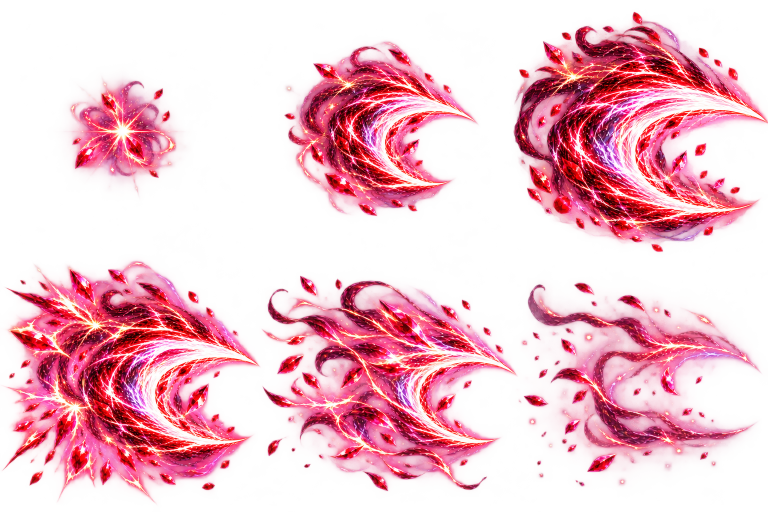
#> input picture art/skills0137/anim-crescent.png, 1536 x 1024 px (shown at 1/2 size)
$ python -i pack-skills0137.py   (imports and definitions only)
#> lines starting #> are read from the running program, lines starting #| are printed output that depends on the picture
"""Pack the Alpha 0.137 animated skill effects into one atlas page.

art/skills0137/anim-<id>.png holds six sequential frames of one effect in a 3x2 grid (left to right, top row first).
Each cell is scaled by one factor per effect (frames keep their relative size and anchor) into a CELL px square and
placed on a 10x10 grid: effect i, frame k sits at index i*6+k. manifest.skillPresentation.effects gets `sequences`
(six rects per effect) and `frames` (the peak frame, SKILL_PEAK_FRAME, for still uses). Re-running replaces them.
"""
from pathlib import Path
import hashlib
import json

import numpy as np
from PIL import Image

ROOT = Path(__file__).resolve().parents[1]
ASSETS = ROOT / 'dist/assets'
PAGE = 'skill-effects-v0137.png'
IDS = ['crescent', 'gale', 'dance', 'draw', 'plunge', 'parry', 'echo', 'triple', 'seeking', 'returning', 'field', 'breach', 'gather', 'stance', 'mark', 'bloodblade']
FRAMES, PEAK, CELL, COLUMNS = 6, 2, 204, 10


def frames(source):
#> called with source = '../art/skills0137/anim-crescent.png'
    im = Image.open(source).convert('RGBA')
#> im is the input picture: PIL image 1536x1024 RGBA; mean R, G, B, A 173.2, 53.9, 87.3, 86.2
    w, h = im.width / 3, im.height / 2
#> w = 512; h = 512
    cells = [im.crop((round(c * w), round(r * h), round((c + 1) * w), round((r + 1) * h))) for r in range(2) for c in range(3)]
#> cells = 6 items
    side = max(max(c.size) for c in cells)
#> side = 512
    scale = CELL / side
#> scale = 0.398
    out, edges = [], []
    for c in cells:
        a = np.array(c)[:, :, 3]
        edges.append(int(max(a[0].max(), a[-1].max(), a[:, 0].max(), a[:, -1].max())))
        # Feather the outer 6% of the cell so glow that reached the cell edge fades out instead of ending in a hard line.
        px = np.array(c).astype(np.float32)
        hh, ww = a.shape
        yy, xx = np.mgrid[0:hh, 0:ww]
        edge = np.minimum(np.minimum(xx, ww - 1 - xx), np.minimum(yy, hh - 1 - yy)) / (.06 * min(hh, ww))
        px[:, :, 3] *= np.clip(edge, 0, 1)
        c = Image.fromarray(px.astype(np.uint8))
        small = c.resize((max(1, round(c.width * scale)), max(1, round(c.height * scale))), Image.LANCZOS)
        cell = Image.new('RGBA', (CELL, CELL))
        cell.paste(small, ((CELL - small.width) // 2, (CELL - small.height) // 2))
        out.append(cell)
#> this loop made 6 passes
#> pass 1, in frames, `a = np.array(c)[:, :, 3]`:
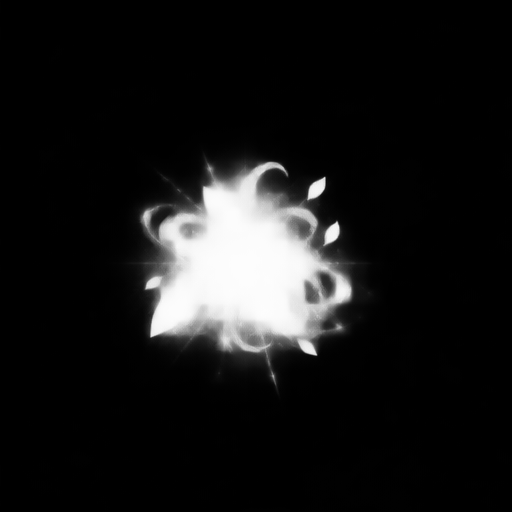
#> a: shape (512, 512); min 0, max 253, mean 23.3
#> pass 1, in frames, `px = np.array(c).astype(np.float32)`:
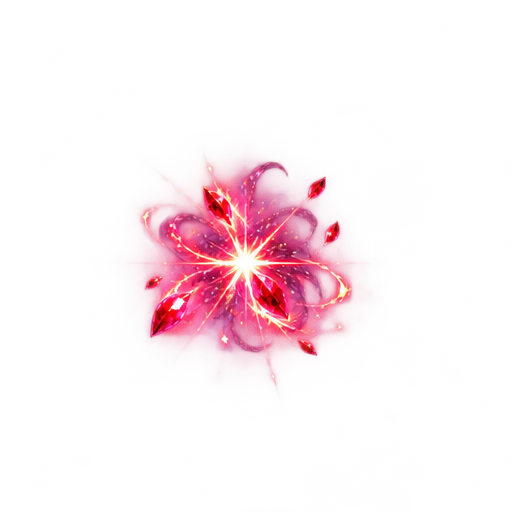
#> px: shape (512, 512, 4) float32; mean R, G, B, A 101, 29.8, 49.7, 23.3; transparent parts drawn white
#> pass 1, in frames, `yy, xx = np.mgrid[0:hh, 0:ww]`:
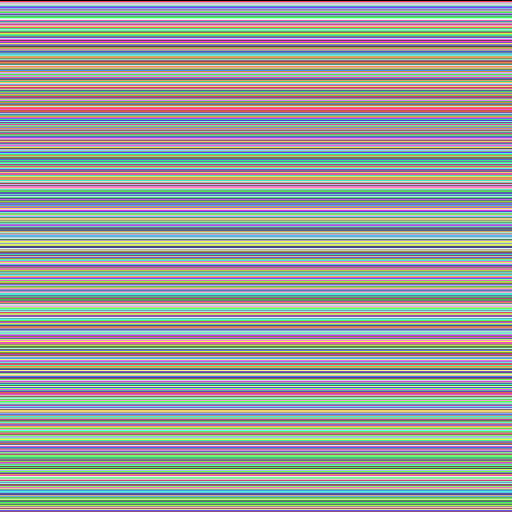
#> yy: shape (512, 512) int64; 512 distinct labels, from 0 to 511; one colour per label, 0 black
#> pass 1, in frames, `yy, xx = np.mgrid[0:hh, 0:ww]`:
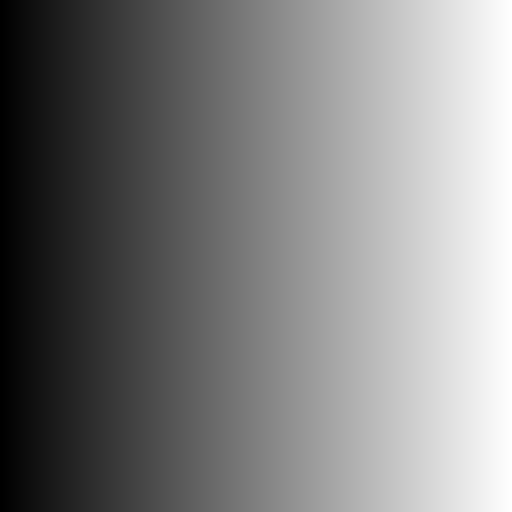
#> xx: shape (512, 512) int64; min 0, max 511, mean 255.5; drawn with min black and max white
#> after the loop:
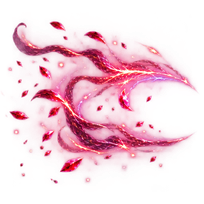
#> cell: PIL image 204x204 RGBA; mean R, G, B, A 136.2, 31.9, 62.3, 55.1; transparent parts drawn white
#> after the loop:
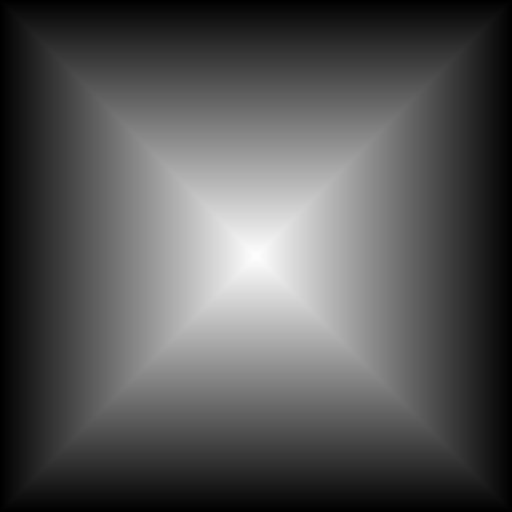
#> edge: shape (512, 512) float64; min 0, max 8.3, mean 2.76; drawn with min black and max white
#> after the loop:
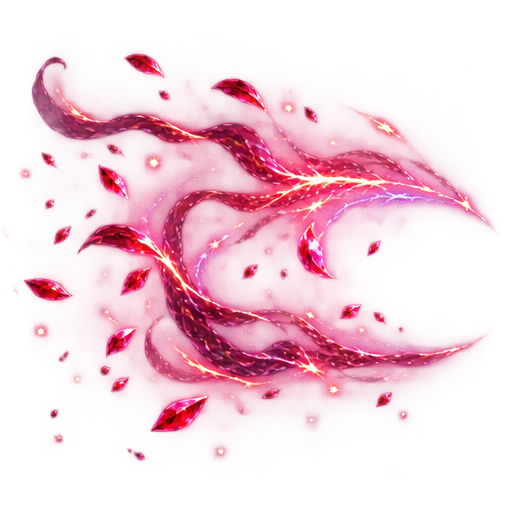
#> px: shape (512, 512, 4) float32; mean R, G, B, A 180.6, 51.5, 94.6, 55.1; transparent parts drawn white
#> after the loop, edges = [2, 2, 136, 237, 235, 227]; out = 6 items
    return out, edges


def main():
    path = ASSETS / 'manifest.json'
    manifest = json.loads(path.read_text(encoding='utf-8'))
    rows = -(-len(IDS) * FRAMES // COLUMNS)
    page = Image.new('RGBA', (COLUMNS * CELL, rows * CELL))
    sequences, report = {}, []
    for i, effect in enumerate(IDS):
        source = ROOT / f'art/skills0137/anim-{effect}.png'
        cells, edges = frames(source)
        rects = []
        for k, cell in enumerate(cells):
            n = i * FRAMES + k
            x, y = n % COLUMNS * CELL, n // COLUMNS * CELL
            page.paste(cell, (x, y))
            rects.append({'x': x, 'y': y, 'w': CELL, 'h': CELL})
        sequences[effect] = rects
        report.append({'id': effect, 'source': str(source.relative_to(ROOT)), 'sha256': hashlib.sha256(source.read_bytes()).hexdigest(), 'edgeAlpha': edges})
    out = ASSETS / PAGE.replace('.png', '.webp')
    # Lossy colour with full-quality alpha: the glow textures are 6 MB lossless, about 2 MB here.
    page.save(out, quality=85, alpha_quality=100, method=6)
    effects = manifest['skillPresentation']['effects']
    old = effects.get('image')
    manifest['skillPresentation']['effects'] = {**effects, 'image': out.name, 'width': page.width, 'height': page.height, 'columns': COLUMNS, 'rows': rows,
        'frames': {k: v[PEAK] for k, v in sequences.items()}, 'sequences': sequences}
    manifest['delivery'].pop(PAGE, None)
    path.write_text(json.dumps(manifest, ensure_ascii=False, indent=2) + '\n', encoding='utf-8')
    (ROOT / 'tools/reports/alpha0137-skill-effects.json').write_text(json.dumps({'page': [page.width, page.height], 'cell': CELL, 'frames': FRAMES,
        'webpBytes': out.stat().st_size, 'sources': report}, ensure_ascii=False, indent=2) + '\n', encoding='utf-8')
    print(page.size, out.stat().st_size, [r['id'] for r in report if max(r['edgeAlpha']) > 40])


# [2 lines not run here, left out]

>>> result = frames('../art/skills0137/anim-crescent.png')

$ run again, on art/skills0137/anim-mark.png
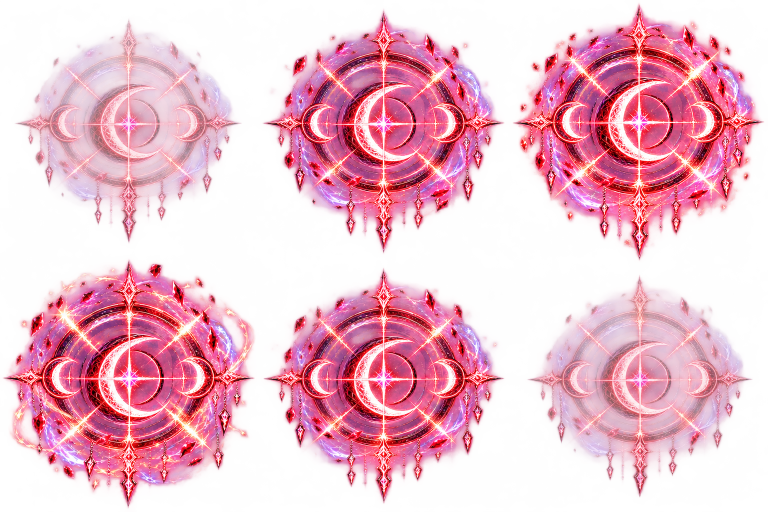
#> input picture art/skills0137/anim-mark.png, 1536 x 1024 px (shown at 1/2 size)
#> in frames, im is the input picture: PIL image 1536x1024 RGBA; mean R, G, B, A 180.6, 78.9, 113.3, 104.8
#> cells = 6 items
#> side = 512
#> scale = 0.398
#> the loop in frames, `for c in cells:` made 6 passes
#> pass 1, in frames, `a = np.array(c)[:, :, 3]`:
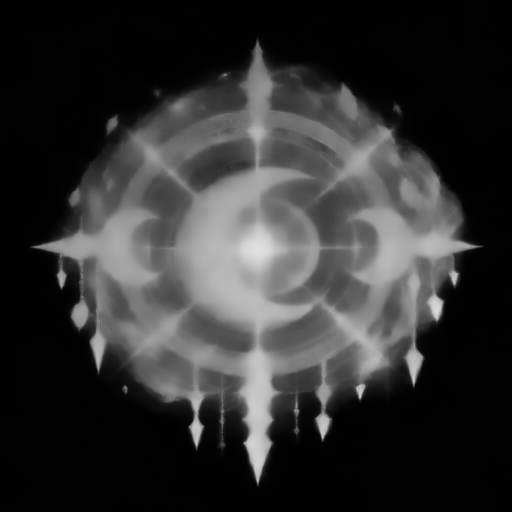
#> a: shape (512, 512); min 0, max 225, mean 48.9
#> after the loop in frames, `for c in cells:`:
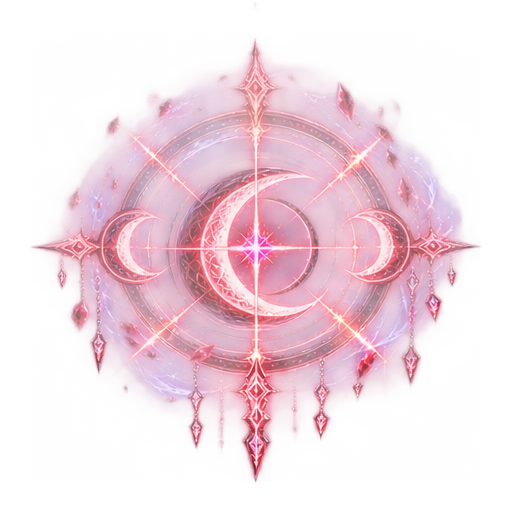
#> px: shape (512, 512, 4) float32; mean R, G, B, A 154.4, 70.4, 105.3, 54.2; transparent parts drawn white
#> after the loop in frames, `for c in cells:`: edges = [1, 4, 227, 13, 4, 225]; out = 6 items
